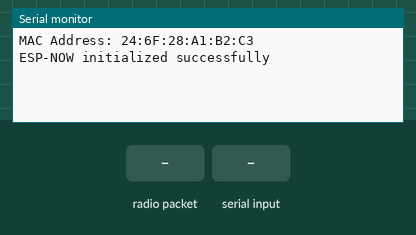
Recording of a program running on a simulated ESP32. On the bench: the last lines printed to the serial monitor. The inputs (shaded band) are chosen by the test bench.

Above: at 1.2 s.
1.3 s: radio packet "START:OK" arrives
At 2.5 s:
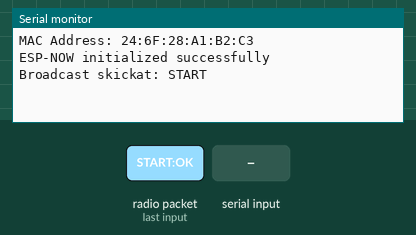
2.8 s: "a:90,45,200,10\n" received over Serial
At 3.8 s:
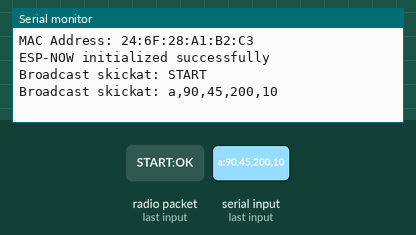
4.3 s: radio packet "READY" arrives
At 4.9 s:
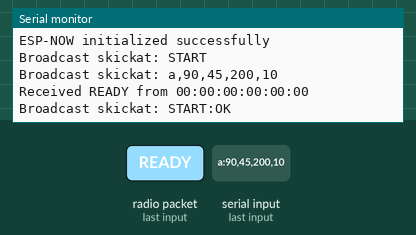

The program:

main.cpp
```cpp
#include <WiFi.h>
#include <esp_now.h>
#include <map>
#include <vector>

uint8_t broadcastAddress[] = {0xFF, 0xFF, 0xFF, 0xFF, 0xFF, 0xFF};
const int ledPin = 2;
int targetX = 5;
int targetY = 7;

bool gameStarted = false;


// Track ready status of slaves by MAC address
std::map<std::string, bool> slaveReadyStatus;


void handleIncomingMessage(const uint8_t *macAddr, const uint8_t *data, int len);
void sendTargetToAllNodes(char type, int regionX, int regionY, int cellX, int cellY);
void sendToAllNodes(const char *message);


// Initiera ESPNOW
void initESPNow()
{
    if (esp_now_init() == ESP_OK)
    {
        Serial.println("ESP-NOW initialized successfully");
    }
    else
    {
        Serial.println("Error initializing ESP-NOW");
        ESP.restart();
    }

    esp_now_peer_info_t peerInfo{};
    memset(&peerInfo, 0, sizeof(peerInfo));
    memcpy(peerInfo.peer_addr, broadcastAddress, 6);
    peerInfo.channel = 0;
    peerInfo.encrypt = false;
    peerInfo.ifidx = WIFI_IF_STA;

    if (esp_now_add_peer(&peerInfo) != ESP_OK)
    {
        Serial.println("Failed to add peer");
        ESP.restart();
    }

    esp_now_register_recv_cb(handleIncomingMessage);
}

void onSlaveReady(const uint8_t *macAddr) {
    char macStr[18];
    snprintf(macStr, sizeof(macStr), "%02X:%02X:%02X:%02X:%02X:%02X",
             macAddr[0], macAddr[1], macAddr[2], macAddr[3], macAddr[4], macAddr[5]);

    // Register the slave as ready
    slaveReadyStatus[macStr] = true;

    // Check if all slaves are ready
    bool allReady = true;
    for (const auto& status : slaveReadyStatus) {
        if (!status.second) {
            allReady = false;
            break;
        }
    }
        // If all slaves are ready, broadcast start message
    if (allReady) {
        sendToAllNodes("START:OK");
    }
}

// Skickar en update om nodems position till servern
// Skickar en update om nodens position till servern
void sendToServer(const char *message) {

        String formattedMessage = String("UPDATE:") + message + "\n";
        Serial.printf("Sending to server: %s\n", formattedMessage.c_str());
}

// Handle incoming messages
void handleIncomingMessage(const uint8_t *macAddr, const uint8_t *data, int len)
{
    char message[32];
    snprintf(message, sizeof(message), "%.*s", len, data);
    int regionX, regionY, cellX, cellY;
    char type;
    char mac[18];

    // Kollar om man får ett start meddelande från servern.
    if (strcmp(message, "START:OK") == 0)
    {
        sendToAllNodes("START");
    gameStarted = true;

        return;
    }
        if (strcmp(message, "READY") == 0) {
        Serial.printf("Received READY from %02X:%02X:%02X:%02X:%02X:%02X\n",
                      macAddr[0], macAddr[1], macAddr[2], macAddr[3], macAddr[4], macAddr[5]);
        onSlaveReady(macAddr);
    }


    // Ta emot meddelanden från noden och formattera
    if (sscanf(message + 7, "%d,%d,%d,%d,%17s", &regionX, &regionY, &cellX, &cellY, mac) == 5)
    {
        char formattedMessage[64];
        snprintf(formattedMessage, sizeof(formattedMessage), "UPDATE:%d,%d,%d,%d,%s", regionX, regionY, cellX, cellY, mac);
        Serial.println(formattedMessage);

    }

    // Tar emot meddelanden från servern med denna format och skickar till alla noder .
    if (sscanf(message, "%c:%d,%d,%d,%d", &type, &regionX, &regionY, &cellX, &cellY) == 5)
    {
        // Skickar till alla noder
        sendTargetToAllNodes(type, regionX, regionY, cellX, cellY);
    }
}

// Skicka START meddelande till alla noder.
void sendToAllNodes(const char *message)
{
    esp_err_t result = esp_now_send(broadcastAddress, (uint8_t *)message, strlen(message));
    if (result == ESP_OK)
    {
        Serial.printf("Broadcast skickat: %s\n", message);
    }
    else
    {
        Serial.println("Misslyckades med att skicka broadcast.");
    }
}

// Skickar data till alla noder
void sendTargetToAllNodes(char type, int regionX, int regionY, int cellX, int cellY)
{
    char message[32];
    snprintf(message, sizeof(message), "%c,%d,%d,%d,%d", type, regionX, regionY, cellX, cellY);

    esp_err_t result = esp_now_send(broadcastAddress, (uint8_t *)message, strlen(message));
    if (result == ESP_OK)
    {
        Serial.printf("Broadcast skickat: %s\n", message);
    }
    else
    {
        Serial.println("Misslyckades med att skicka broadcast.");
    }
}

void setup()
{
    Serial.begin(115200);
    WiFi.mode(WIFI_STA);
    Serial.print("MAC Address: ");
    Serial.println(WiFi.macAddress());

    initESPNow();
}

void loop()
{
    delay(100);

    if (Serial.available() > 0)
    {
        String receivedMessage = Serial.readStringUntil('\n'); // Läser från seriella porten

        char message[32];
        receivedMessage.toCharArray(message, sizeof(message));

        handleIncomingMessage(nullptr, (const uint8_t *)message, strlen(message));
    }
}
```

Measured:
- after the input at 1.3 s, the serial monitor: prints a new line at once (image 1)
- after the input at 2.8 s, the serial monitor: prints a new line at once (image 2)
- after the input at 4.3 s, the serial monitor: prints a new line at once (image 3)
